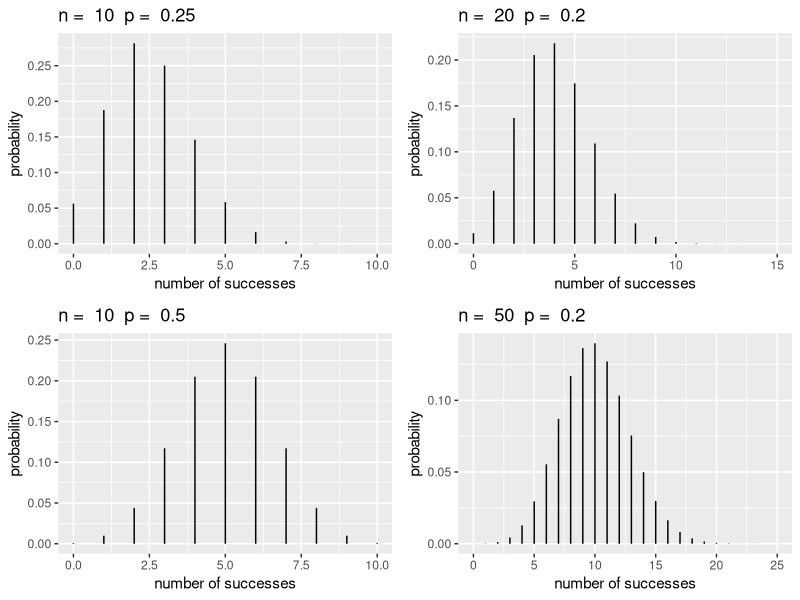
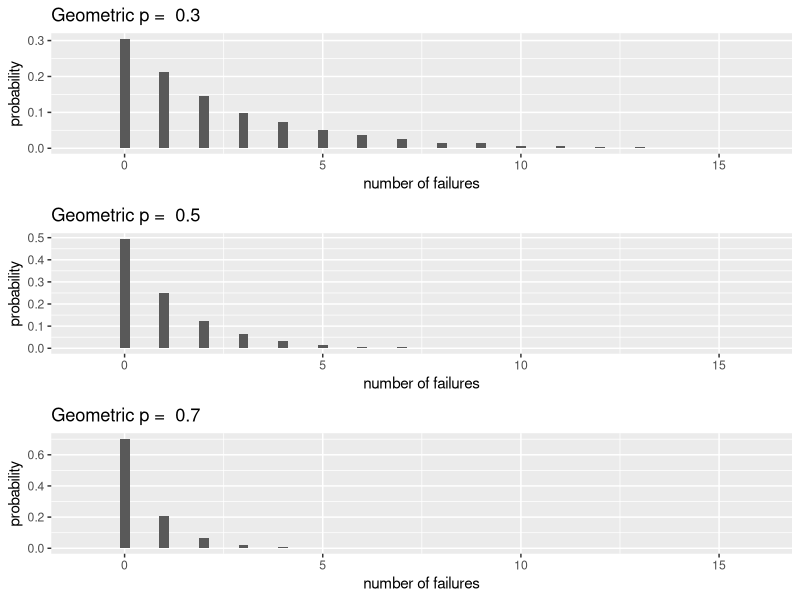
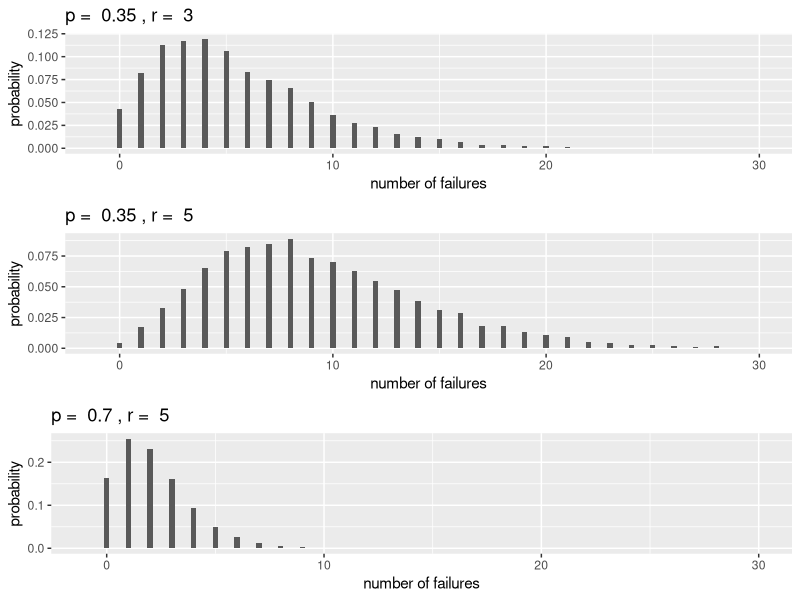
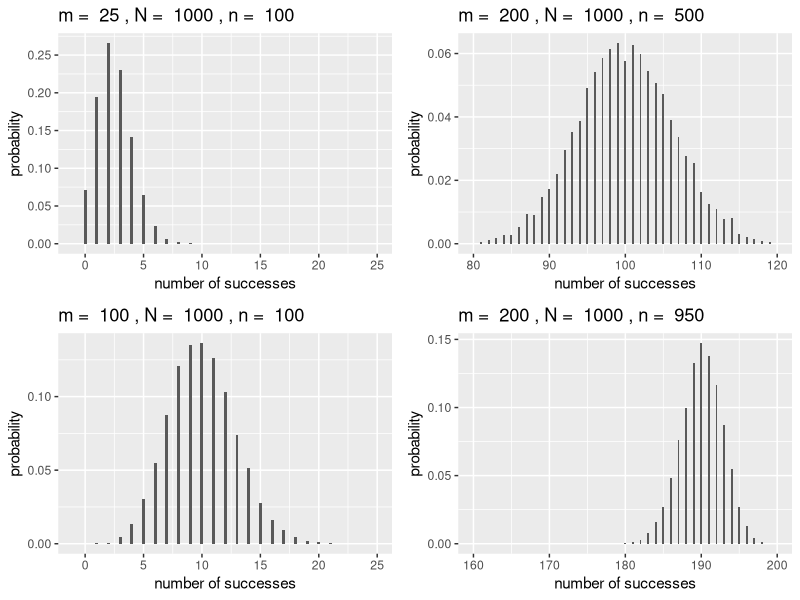
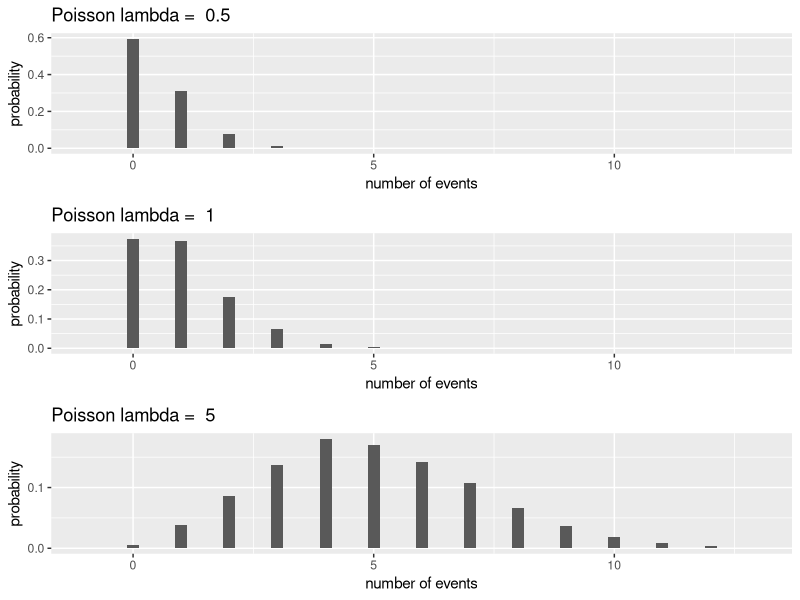
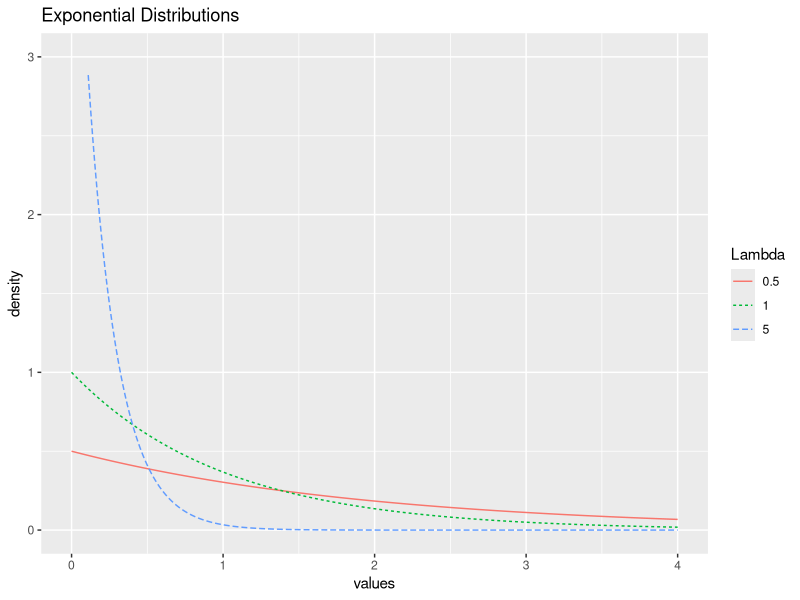
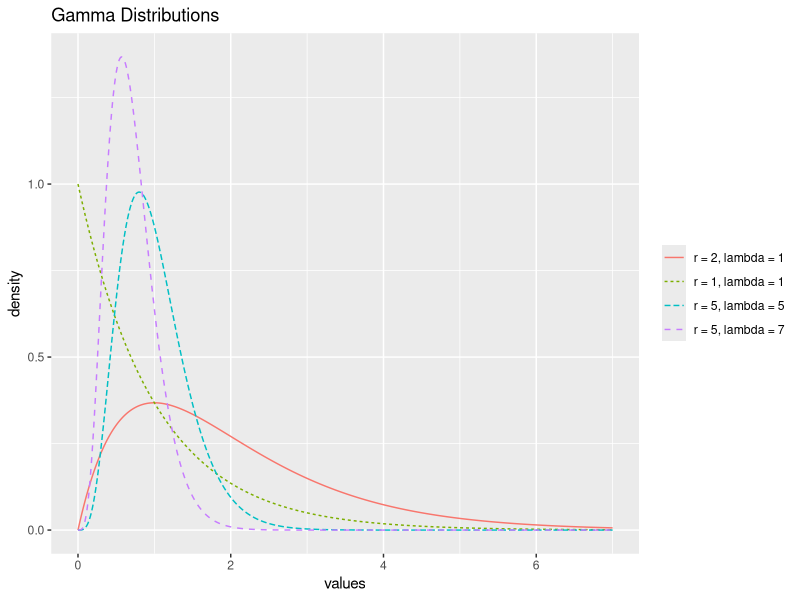
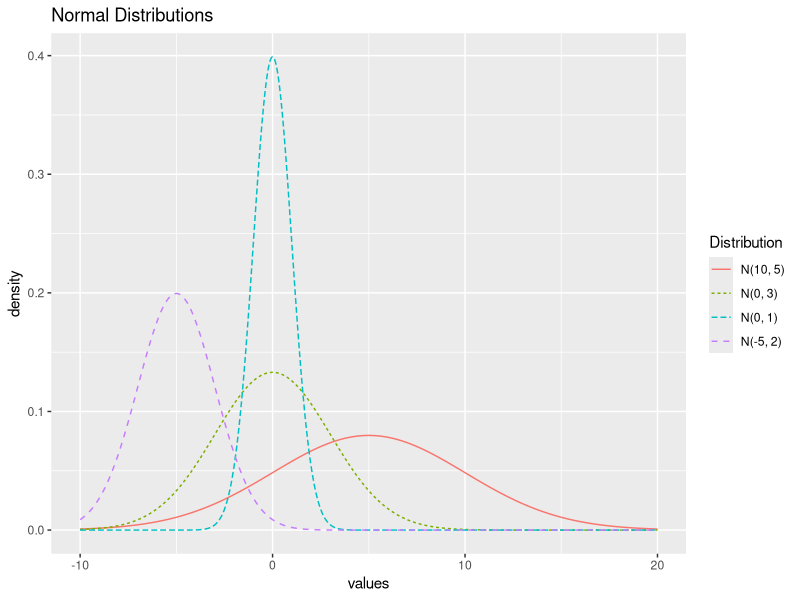

Generate these figures, in order, with R:
## ---- chunk 1
# Packages required for Chapter 3
library(gridExtra)  
library(knitr) 
library(kableExtra)
library(tidyverse)
## ---- chunk 2
if(knitr::is_html_output()){options(knitr.table.format = "html")} else {options(knitr.table.format = "latex")}
## ---- chunk 3
#binomialPlots
plotBinomial=function(n,p){
  y1 <- 0:n  # possible values
  prob <- dbinom(y1,n,p)  # P(Y=y)
  BBGdf <- data.frame(y1,prob)
  ggplot(data = BBGdf, aes(x = y1, xend = y1, y = 0, yend = prob)) + 
    geom_segment() + 
    xlab("number of successes") + ylab("probability") + labs(title=paste("n = ", n, " p = ", p))
}
Binom1 <- plotBinomial(10,.25) + xlim(0, 10) + scale_y_continuous(breaks = c(0.00, 0.05, 0.10, 0.15, 0.20, 0.25))
Binom2 <- plotBinomial(20,.2) + xlim(0, 15)
Binom3 <- plotBinomial(10,.5) + xlim(0, 10)
Binom4 <- plotBinomial(50,.2) + xlim(0, 25)

grid.arrange(Binom1,Binom2,Binom3,Binom4,ncol=2)
## ---- chunk 4
dbinom(2, size = 10, prob = .25)
## ---- chunk 5
#geometricPlots
plotGeo <- function(p){
yg = 0:10000 # possible values
gd <- data.frame(x=rgeom(yg, p))  # generate random deviates
#breaks <- pretty(range(gd$x), n = nclass.FD(gd$x), min.n = 1)  # pretty binning
#bwidth <- .5              #breaks[2] - breaks[1]
ggplot(gd, aes(x = x)) + geom_histogram(aes(y=..count../sum(..count..)), binwidth = .25) +
  xlab("number of failures") + ylab("probability") + labs(title=paste("Geometric p = ", p)) + xlim(-1,16)
}

Geo1 <- plotGeo(0.3)
Geo2 <- plotGeo(0.5)
Geo3 <- plotGeo(0.7)
grid.arrange(Geo1,Geo2, Geo3, ncol=1)
## ---- chunk 6
dgeom(2, prob = 1/6)
## ---- chunk 7
#negativeBinomialPlots
plotNBinom <- function(p, r){
  ynb <- 0:10000
  nbd <- tibble(x = rnbinom(ynb, r, p))
  #breaks <- pretty(range(nbd$x), n = nclass.FD(nbd$x), min.n = 1)  # pretty binning
  #bwidth <- breaks[2] - breaks[1]
  ggplot(nbd, aes(x = x)) +
    geom_histogram(aes(y=..count../sum(..count..)), binwidth = .25) +
    labs(title = paste("p = ", p, ", r = ", r),
         x = "number of failures",
         y = "probability") +
    xlim(-1,30)
}

NBin1 <- plotNBinom(0.35, 3)
NBin2 <- plotNBinom(0.35, 5)
NBin3 <- plotNBinom(0.70, 5)
grid.arrange(NBin1, NBin2, NBin3, ncol = 1)
## ---- chunk 8
# could also use pnbinom(2, 10, .9)
sum(dnbinom(0:2, size = 10, prob = .9))  
## ---- chunk 9
#hyperGeometric Plots
plotHyper <- function(m, N, k){
  yp <- 0:10000 
  hd <- data.frame(x = rhyper(yp, m, N-m, k))
  ggplot(hd, aes(x = x)) + geom_histogram(aes(y=..count../sum(..count..)), binwidth = .25) +
  xlab("number of successes") + ylab("probability") + labs(title=paste("m = ", m, ",", "N = ", N, ",", "n = ", k))
}

Hyp1 <- plotHyper(25,1000,100) + xlim(-1,25) + scale_y_continuous(breaks = c(0.00, 0.05, 0.10, 0.15, 0.20, 0.25))
Hyp2 <- plotHyper(200,1000,500) + xlim(80,120)
Hyp3 <- plotHyper(100,1000,100) + xlim(-1,25)
Hyp4 <- plotHyper(200,1000,950) + xlim(160,200)
grid.arrange(Hyp1, Hyp2, Hyp3, Hyp4, ncol=2)
## ---- chunk 10
dhyper(4, m = 4, n = 48, k = 10)
## ---- chunk 11
#poissonPlots
plotPois <- function(lam){
yp = 0:10000 # possible values
pd <- data.frame(x=rpois(yp, lam))  # generate random deviates
breaks <- pretty(range(pd$x), n = nclass.FD(pd$x), min.n = 1)  # pretty binning
#bwidth <- breaks[2] - breaks[1]
ggplot(pd, aes(x = x)) + geom_histogram(aes(y=..count../sum(..count..)), binwidth = .25) +
  xlab("number of events") + ylab("probability") + 
  labs(title=paste("Poisson lambda = ", lam)) + xlim(-1,13)
}

Pois1 <- plotPois(0.5)
Pois2 <- plotPois(1)
Pois3 <- plotPois(5) + scale_y_continuous(breaks = c(0, 0.1))
grid.arrange(Pois1,Pois2,Pois3,ncol=1)
## ---- chunk 12
sum(dpois(0:3, lambda = 5))   # or use ppois(3, 5)
## ---- chunk 13
#exponentialPlots
x=seq(0,4,by=0.01)  # possible values
probex1 <- dexp(x,.5)  # P(Y=y)
probex2 <- dexp(x,1)
probex3 <- dexp(x,5)
Expdf <- tibble(x,probex1, probex2, probex3) %>%
  rename(x = x,
         `0.5` = probex1,
         `1` = probex2,
         `5` = probex3) %>%
  gather(2:4, key = "Lambda", value = "value") %>%
  mutate(Lambda = factor(Lambda, levels = c("0.5", "1", "5")))
ggplot(data = Expdf, aes(x = x, y = value, color = Lambda)) +
  geom_line(aes(linetype = Lambda)) +
  xlab("values") + ylab("density") + 
  labs(title = "Exponential Distributions") + 
  xlim(0,4) + ylim(0,3)
## ---- chunk 14
pexp(10, rate = 1/6)
## ---- chunk 15
x <- seq(0, 7, by = 0.01)
`r = 1, lambda = 1` <- dgamma(x, 1, rate = 1)
`r = 2, lambda = 1` <- dgamma(x, 2, rate = 1) 
`r = 5, lambda = 5` <- dgamma(x, 5, rate = 5)
`r = 5, lambda = 7` <- dgamma(x, 5, rate = 7)

gammaDf <- tibble(x, `r = 1, lambda = 1`, `r = 2, lambda = 1`, `r = 5, lambda = 5`, `r = 5, lambda = 7`) %>%
  gather(2:5, key = "Distribution", value = "value") %>%
  mutate(Distribution = factor(Distribution, 
                               levels = c("r = 2, lambda = 1", 
                                          "r = 1, lambda = 1", 
                                          "r = 5, lambda = 5", 
                                          "r = 5, lambda = 7")))

ggplot(data = gammaDf, aes(x = x, y = value, 
                           color = Distribution)) +
  geom_line(aes(linetype = Distribution)) +
  xlab("values") + ylab("density") + 
  labs(title = "Gamma Distributions") +
  theme(legend.title = element_blank())
## ---- chunk 16
pgamma(3, shape = 5, rate = 2)
## ---- chunk 17
#normalPlots
x <- seq(-10, 20, by = 0.01)
norm1 <- dnorm(x, -5, 2)
norm2 <- dnorm(x, 0 , 1)
norm3 <- dnorm(x, 5, 5)
norm4 <- dnorm(x, 0, 3)

normDf <- tibble(x, norm1, norm2, norm3, norm4) %>%
  rename(`N(-5, 2)` = norm1,
         `N(0, 1)` = norm2,
         `N(10, 5)` = norm3,
         `N(0, 3)` = norm4) %>%
  gather(2:5, key = "Distribution", value = "value") %>%
  mutate(Distribution = factor(Distribution, 
    levels = c("N(10, 5)","N(0, 3)", "N(0, 1)", "N(-5, 2)")))

ggplot(data = normDf, 
       aes(x = x, y = value, color = Distribution)) +
  geom_line(aes(linetype = Distribution)) +
  xlab("values") + ylab("density") + 
  labs(title = "Normal Distributions")
## ---- chunk 18
pnorm(15.5, mean = 15, sd = 0.5, lower.tail = FALSE)
## ---- chunk 19
#betaPlots
x=seq(0,1,by=0.01)  # possible values
prob1 <- dbeta(x, 2, 5)  
prob2 <- dbeta(x, .5, .5)
prob3 <- dbeta(x, 2, 2)
prob4 <- dbeta(x, 4, 1)
betaDf <- tibble(x,prob1, prob2, prob3, prob4) %>%
  rename(x = x,
         `Beta(2, 5)` = prob1,
         `Beta(0.5, 0.5)` = prob2,
         `Beta(2, 2)` = prob3,
         `Beta(4, 1)` = prob4) %>%
  gather(2:5, key = "Distribution", value = "value") %>%
  mutate(Distribution = factor(Distribution, 
    levels = c("Beta(0.5, 0.5)", "Beta(4, 1)", "Beta(2, 2)",
               "Beta(2, 5)"))) #manual reorder

ggplot(data = betaDf, 
       aes(x = x, y = value, color = Distribution)) +
  geom_line(aes(linetype = Distribution)) +
  xlab("values") + ylab("density") + 
  labs(title="Beta Distributions") + 
  xlim(0,1) + ylim(0,4)
## ---- chunk 20
pbeta(0.8, shape1 = 4/3, shape2 = 2, lower.tail = FALSE)
## ---- chunk 21
#chisquarePlots
x=seq(0,15,by=0.01)  # possible values
prob1 <- dchisq(x,1)  # P(Y=y)
prob2 <- dchisq(x,3)
prob3 <- dchisq(x,7)

chiDf <- tibble(x,prob1, prob2, prob3) %>%
  rename(x = x,
         `1` = prob1,
         `3` = prob2,
         `7` = prob3) %>%
  gather(2:4, key = "Degrees of Freedom", value = "value") %>%
  mutate(`Degrees of Freedom` = factor(`Degrees of Freedom`, levels = c("7", "3", "1")))

ggplot(data = chiDf, 
       aes(x = x, y = value, color = `Degrees of Freedom`)) +
  geom_line(aes(linetype = `Degrees of Freedom`)) +
  xlab("values") + ylab("density") + 
  labs(title="Chi-squared Distributions") + 
  xlim(-1,15) + ylim(0,.5)
## ---- chunk 22
x <- seq(-5,5, by = 0.01)
probT1 <- dt(x, 1)
probT2 <- dt(x, 2)
probT3 <- dt(x, 10)
probT4 <- dnorm(x, 0, 1)

tDf <- tibble(x, probT1, probT2, probT3, probT4) %>%
  rename(x = x,
         `1` = probT1,
         `2` = probT2,
         `10` = probT3,
         `Inf` = probT4) %>%
  gather(2:5, key = "Degrees of Freedom", value = "value") %>%
  mutate(`Degrees of Freedom` = factor(`Degrees of Freedom`, levels = c("1","2","10", "Inf")))

ggplot(data = tDf, aes(x = x, y = value, 
                       color = `Degrees of Freedom`)) +
  geom_line(aes(linetype = `Degrees of Freedom`)) +
  xlab("values") + ylab("density") + 
  labs(title="t-Distributions")
## ---- chunk 23
#fPlots
x=seq(0,7,by=0.01)  # possible values
probF1 <- df(x,1,1)  # P(Y=y)
probF2 <- df(x,4,2)
probF3 <- df(x,5,10)

fDf <- tibble(x, probF1, probF2, probF3) %>%
  rename(x = x,
         `F(1, 1)` = probF1,
         `F(4, 2)` = probF2,
         `F(5, 10)` = probF3) %>%
  gather(2:4, key = "Distribution", value = "value")

ggplot(data = fDf, aes(x = x, y = value, color = Distribution)) +
  geom_line(aes(linetype = Distribution)) +
  xlab("values") + ylab("density") + 
  labs(title="F Distributions") + 
  xlim(0,3) + ylim(0,1)
## ---- chunk 24
distName <- c("Binomial","Geometric","Negative Binomial", "Hypergeometric", "Poisson", "Exponential", "Gamma", "Normal", "Beta")
cdf <- c("${n \\choose y} p^y (1-p)^{n-y}$", #binom
         "$(1-p)^yp$", #geom
         "${y + r - 1\\choose r-1} (1-p)^{y}(p)^r$", #negbinom
         "${m \\choose y}{N-m \\choose n-y}\\big/{N \\choose n}$",  #hgeom
         "${e^{-\\lambda}\\lambda^y}\\big/{y!}$", #poiss
         "$\\lambda e^{-\\lambda y}$", #exp
         "$\\displaystyle\\frac{\\lambda^r}{\\Gamma(r)} y^{r-1} e^{-\\lambda y}$", #gamma
         "$\\displaystyle\\frac{e^{-(y-\\mu)^2/ (2 \\sigma^2)}}{\\sqrt{2\\pi\\sigma^2}}$", #normal
         "$\\frac{\\Gamma(\\alpha + \\beta)}{\\Gamma(\\alpha)\\Gamma(\\beta)} y^{\\alpha-1} (1-y)^{\\beta-1}$")
params <- c("$p,\\ n$", 
            "$p$", "$p,\\ r$",
            "$n,\\ m,\\ N$",
            "$\\lambda$",
            "$\\lambda$",
            "$\\lambda, \\ r$",
            "$\\mu,\\ \\sigma$",
            "$\\alpha,\\ \\beta$")
values <- c("$0, 1, \\ldots , n$",
            "$0, 1, \\ldots, \\infty$",
            "$0, 1, \\ldots, \\infty$",
            "$0, 1, \\ldots , \\min(m,n)$",
            "$0, 1, \\ldots, \\infty$",
            "$(0, \\infty)$",
            "$(0, \\infty)$",
            "$(-\\infty,\\ \\infty)$",
            "$(0,\\ 1)$")
desc <- c("Number of successes after $n$ trials",
          "Number of failures until the first success",
          "Number of failures before $r$ successes",
          "Number of successes after $n$ trials without replacement",
          "Number of events in a fixed interval",
          "Wait time for one event in a Poisson process",
          "Wait time for $r$ events in a Poisson process",
          "Used to model many naturally occurring phenomena",
          "Useful for modeling probabilities")
## ---- chunk 25
table1chp3 <- data.frame(distName, cdf, params, values, desc)
colnames(table1chp3) <- c("Distribution Name","pmf / pdf",
  "Parameters","Possible Y Values", "Description")
if (knitr:::is_latex_output()) {
  kable(table1chp3, booktabs = T, escape = F,
        caption="Review of Mentioned Random Variables") %>%
  column_spec(5, width = "10em") %>%
  kable_styling(latex_options = "scale_down")
} else {
  kable(table1chp3, "html", booktabs = T, caption="Review of Mentioned Random Variables")
}
## ---- chunk 26
ggplot(data = faithful, aes(x = waiting, y = ..density..)) +
  geom_histogram(binwidth = 5, color = "black", 
                 fill = "white") +
  labs(x = "Wait time in minutes", y = "Frequency")
